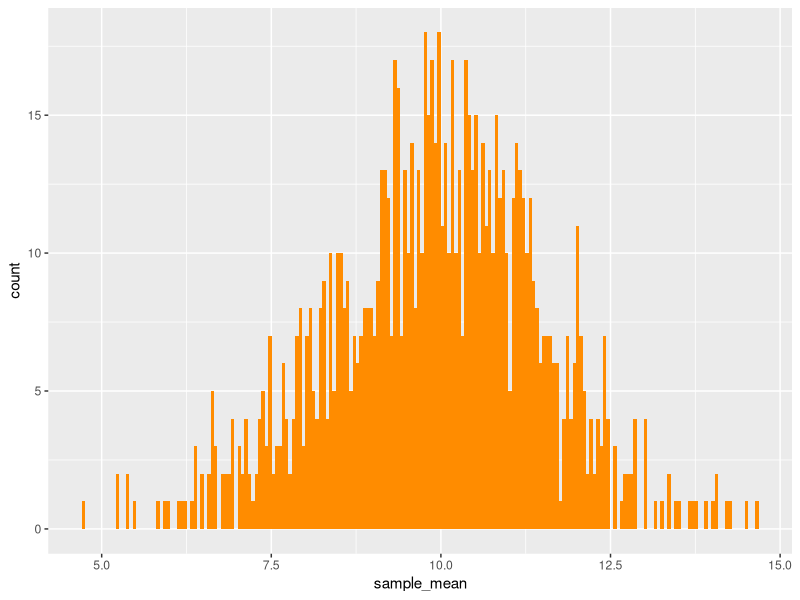
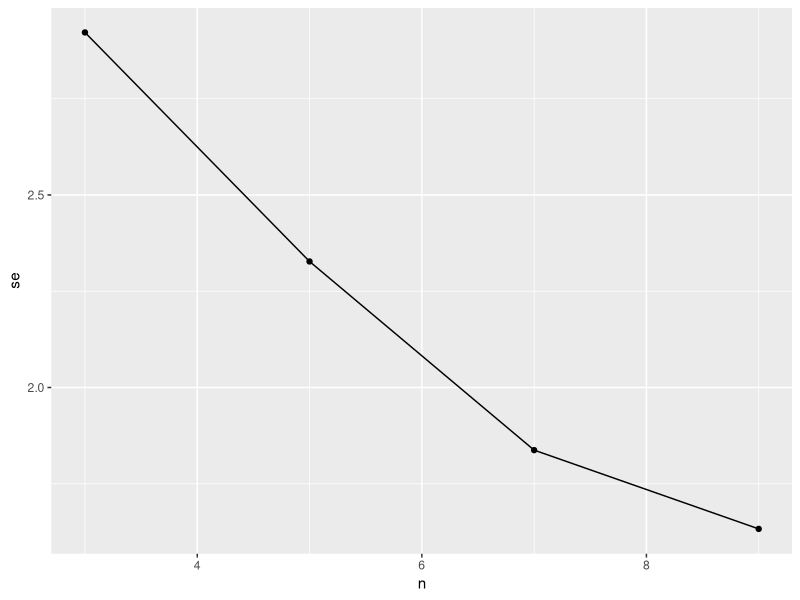

Here is the R script that generated these plots, in order:
## ---- chunk 1
library(dplyr)
library(ggplot2)

sim_column <- tibble(sims = 1:10) |>
  group_by(sims) |>
  mutate(rand = runif(1, min = 0, max = 10)) |>
  ungroup()

sim_column
## ---- chunk 2
# some parameters
n <- 10
m <- 10
s <- 5

mean_sims <- tibble(sims = 1:1000) |>
  group_by(sims) |>
  mutate(sample_mean = rnorm(n, mean = m, sd = s) |> 
           mean()) |>
  ungroup()

mean_sims
## ---- chunk 3
ggplot(data = mean_sims,
       mapping = aes(x = sample_mean)) +
  geom_histogram(bins = 200, fill = "darkorange")
## ---- chunk 4
sd(mean_sims$sample_mean)
## ---- chunk 5
sample_sims <- tibble(sims = 1:1000) |>
  group_by(sims) |>
  reframe(sample = rnorm(n, mean = m, sd = s)) |>
  ungroup()

sample_sims
## ---- chunk 6
sample_properties <- sample_sims |>
  group_by(sims) |>
  summarize(sample_mean = mean(sample),
            sample_sd = sd(sample),
            median = median(sample))

sample_properties
## ---- chunk 7
library(tidyr)

#for example
crossing(x = 1:3, y = 7:9)

# our simulations
sims_frame <- crossing(sims = 1:1000, n = c(3,5,7,9)) |>
  group_by(sims, n) |>
  mutate(sample_mean = rnorm(n, mean = m, sd = s) |> mean())|>
  ungroup()
## ---- chunk 8
sims_frame |>
  group_by(n) |>
  summarize(se = sd(sample_mean)) |>
  
  #oh, piping right into a ggplot!
  ggplot(aes(x = n, y = se)) +
  geom_line() +
  geom_point()
## ---- chunk 9
vec <- 1:10

sample(vec, replace = TRUE)
## ---- chunk 10
# The OG Sample
my_samp <- rnorm(10, mean = m, sd = s) 

boot_frame <- tibble(sims = 1:1000) |>
  group_by(sims) |>
  mutate(boot_mean = sample(my_samp, replace = TRUE) |>
           mean()) |>
  ungroup()
## ---- chunk 11
sd(boot_frame$boot_mean)

sd(my_samp) / sqrt(10)
